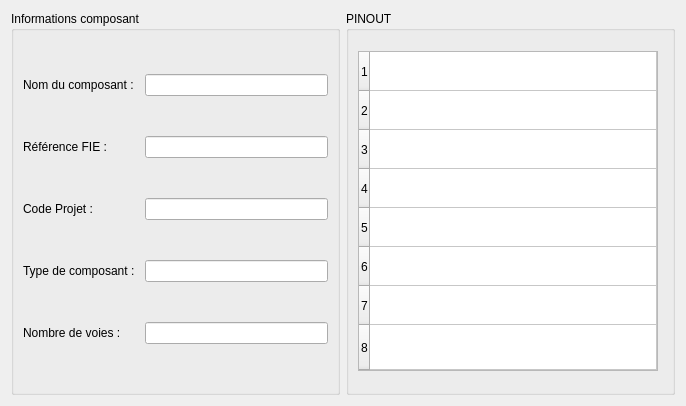
<?xml version="1.0" encoding="UTF-8"?>
<ui version="4.0">
 <class>Dialog</class>
 <widget class="QDialog" name="Dialog">
  <property name="geometry">
   <rect>
    <x>0</x>
    <y>0</y>
    <width>686</width>
    <height>406</height>
   </rect>
  </property>
  <property name="windowTitle">
   <string>Dialog</string>
  </property>
  <layout class="QHBoxLayout" name="horizontalLayout_6">
   <item>
    <widget class="QGroupBox" name="groupBoxComposant">
     <property name="title">
      <string>Informations composant</string>
     </property>
     <layout class="QGridLayout" name="gridLayout">
      <item row="1" column="7">
       <widget class="QLineEdit" name="lineEdit_7"/>
      </item>
      <item row="0" column="7">
       <widget class="QLineEdit" name="lineEdit_10"/>
      </item>
      <item row="1" column="0" colspan="4">
       <widget class="QLabel" name="label_10">
        <property name="text">
         <string>Référence FIE :</string>
        </property>
       </widget>
      </item>
      <item row="5" column="0" colspan="4">
       <widget class="QLabel" name="label_6">
        <property name="text">
         <string>Nombre de voies :</string>
        </property>
       </widget>
      </item>
      <item row="2" column="0">
       <widget class="QLabel" name="label_8">
        <property name="text">
         <string>Code Projet :</string>
        </property>
       </widget>
      </item>
      <item row="0" column="0" colspan="7">
       <widget class="QLabel" name="label_7">
        <property name="text">
         <string>Nom du composant :</string>
        </property>
       </widget>
      </item>
      <item row="2" column="7">
       <widget class="QLineEdit" name="lineEdit_8"/>
      </item>
      <item row="5" column="7">
       <widget class="QLineEdit" name="lineEdit_6"/>
      </item>
      <item row="3" column="0" colspan="7">
       <widget class="QLabel" name="label_9">
        <property name="text">
         <string>Type de composant :</string>
        </property>
       </widget>
      </item>
      <item row="3" column="7">
       <widget class="QLineEdit" name="lineEdit_9"/>
      </item>
     </layout>
    </widget>
   </item>
   <item>
    <widget class="QGroupBox" name="groupBoxPinout">
     <property name="title">
      <string>PINOUT</string>
     </property>
     <layout class="QVBoxLayout" name="verticalLayout">
      <item>
       <widget class="QTableWidget" name="tableWidget">
        <property name="minimumSize">
         <size>
          <width>0</width>
          <height>0</height>
         </size>
        </property>
        <property name="maximumSize">
         <size>
          <width>300</width>
          <height>320</height>
         </size>
        </property>
        <property name="dragEnabled">
         <bool>true</bool>
        </property>
        <property name="alternatingRowColors">
         <bool>false</bool>
        </property>
        <property name="gridStyle">
         <enum>Qt::SolidLine</enum>
        </property>
        <property name="rowCount">
         <number>8</number>
        </property>
        <property name="columnCount">
         <number>1</number>
        </property>
        <attribute name="horizontalHeaderVisible">
         <bool>false</bool>
        </attribute>
        <attribute name="horizontalHeaderDefaultSectionSize">
         <number>150</number>
        </attribute>
        <attribute name="horizontalHeaderStretchLastSection">
         <bool>true</bool>
        </attribute>
        <attribute name="verticalHeaderCascadingSectionResizes">
         <bool>false</bool>
        </attribute>
        <attribute name="verticalHeaderDefaultSectionSize">
         <number>39</number>
        </attribute>
        <attribute name="verticalHeaderMinimumSectionSize">
         <number>20</number>
        </attribute>
        <attribute name="verticalHeaderStretchLastSection">
         <bool>true</bool>
        </attribute>
        <row/>
        <row/>
        <row/>
        <row/>
        <row/>
        <row/>
        <row/>
        <row/>
        <column/>
       </widget>
      </item>
     </layout>
    </widget>
   </item>
  </layout>
 </widget>
 <resources/>
 <connections/>
</ui>
